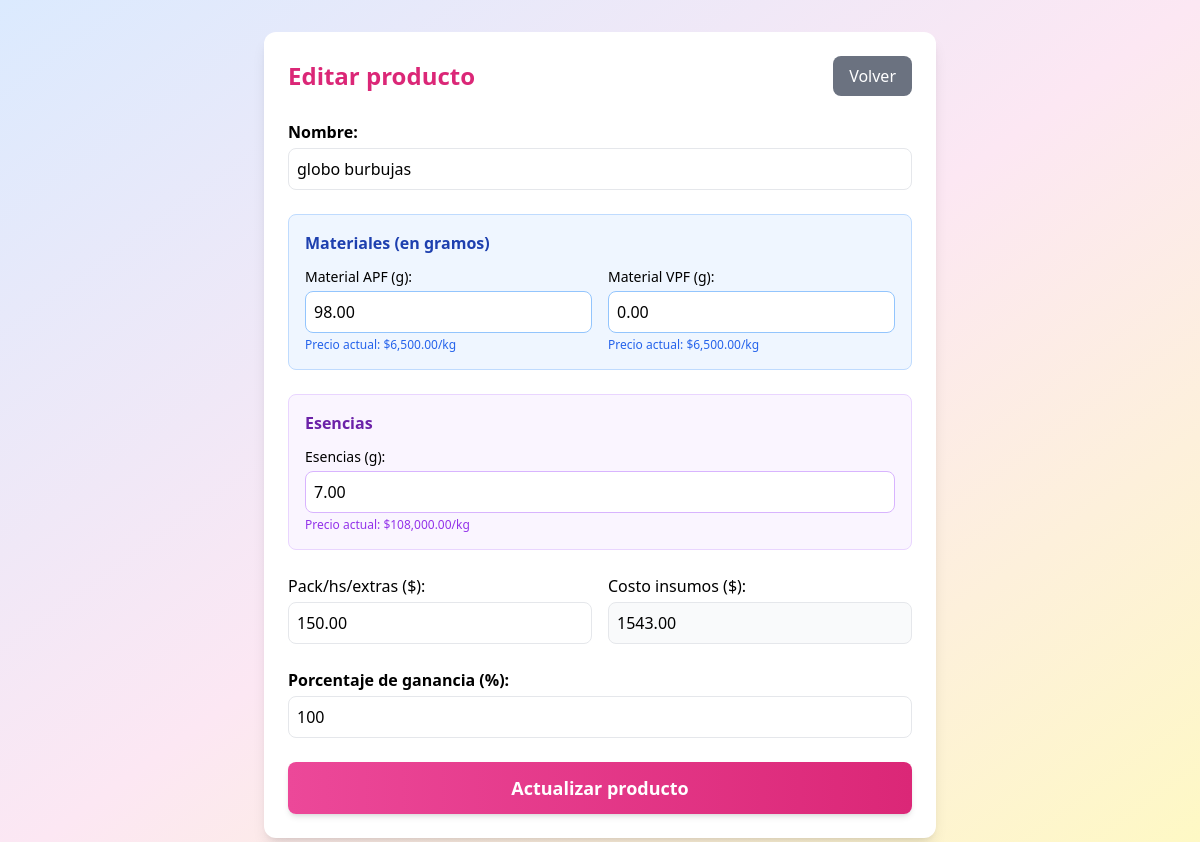
The app's page /editar_producto.php?id=60 with its own data.
### tables this page shows
CREATE TABLE `productos` (
  `id` int(11) NOT NULL,
  `tipo` enum('vela','difusor') NOT NULL,
  `nombre` varchar(100) NOT NULL,
  `material_g` decimal(10,2) NOT NULL,
  `material_apf_g` decimal(10,2) DEFAULT 0.00,
  `material_vpf_g` decimal(10,2) DEFAULT 0.00,
  `material_precio_kg` decimal(10,2) NOT NULL,
  `esc_g` decimal(10,2) NOT NULL,
  `escencias_precio_kg` decimal(10,2) NOT NULL,
  `costo_insumos` decimal(10,2) NOT NULL,
  `alcohol_ml` decimal(10,2) DEFAULT NULL,
  `alcohol_precio_l` decimal(10,2) DEFAULT NULL,
  `esencia_g` decimal(10,2) DEFAULT NULL,
  `esencia_precio_kg` decimal(10,2) DEFAULT NULL,
  `frascos_precio_unidad` decimal(10,2) DEFAULT NULL,
  `tipo_frasco_id` int(11) DEFAULT NULL,
  `pack_extras` decimal(10,2) NOT NULL,
  `costo_total` decimal(10,2) NOT NULL,
  `ganancia_porcentaje` int(11) NOT NULL DEFAULT 100,
  `precio_venta` decimal(10,2) NOT NULL
);

### editar_producto.php (the view, shortened to what this page needs)
<?php
$conn = new mysqli("localhost", "root", "", "vela");
$precios = [];
$result = $conn->query("SELECT nombre, precio_kg FROM precios_materiales");
while ($row = $result->fetch_assoc()) {
    $precios[$row['nombre']] = $row['precio_kg'];
}
if ($_SERVER['REQUEST_METHOD'] === 'GET') {
    $id = intval($_GET['id']);
    $res = $conn->query("SELECT * FROM productos WHERE id = $id");
    $prod = $res->fetch_assoc();
?>
<!DOCTYPE html>
<html lang="es">
<head>
    <script src="https://cdn.tailwindcss.com"></script>
</head>
<body class="bg-gradient-to-br from-blue-100 via-pink-100 to-yellow-100 min-h-screen py-8">
    <div class="max-w-2xl mx-auto">
        <div class="bg-white rounded-xl shadow-lg p-6">
            <div class="flex items-center justify-between mb-6">
                <h2 class="text-2xl font-bold text-pink-600">Editar producto</h2>
                <a href="index.php" class="bg-gray-500 hover:bg-gray-600 text-white px-4 py-2 rounded-lg">Volver</a>
            </div>
            <form method="POST" class="space-y-6">
                <div>
                    <label class="block mb-1 font-semibold">Nombre:</label>
                    <input type="text" name="nombre" value="<?= htmlspecialchars($prod['nombre']) ?>" class="w-full border border-gray-200 rounded-lg p-2 focus:outline-none focus:ring-2 focus:ring-pink-200" required>
                </div>
                <?php if ($prod['tipo'] === 'vela'): ?>
                    <div class="bg-blue-50 p-4 rounded-lg border border-blue-200">
                        <h3 class="font-semibold text-blue-800 mb-3">Materiales (en gramos)</h3>
                        <div class="grid grid-cols-2 gap-4">
                            <div>
                                <label class="block mb-1 text-sm font-medium">Material APF (g):</label>
                                <input type="number" step="0.01" name="material_apf_g" value="<?= number_format((float)($prod['material_apf_g'] ?? 0), 2, '.', '') ?>" class="w-full border border-blue-300 rounded-lg p-2 vela-campo focus:outline-none focus:ring-2 focus:ring-blue-400">
                                <p class="text-xs text-blue-600 mt-1">Precio actual: $<?= number_format($precios['APF'] ?? 0, 2) ?>/kg</p>
                            </div>
                            <div>
                                <label class="block mb-1 text-sm font-medium">Material VPF (g):</label>
                                <input type="number" step="0.01" name="material_vpf_g" value="<?= number_format((float)($prod['material_vpf_g'] ?? 0), 2, '.', '') ?>" class="w-full border border-blue-300 rounded-lg p-2 vela-campo focus:outline-none focus:ring-2 focus:ring-blue-400">
                                <p class="text-xs text-blue-600 mt-1">Precio actual: $<?= number_format($precios['VPF'] ?? 0, 2) ?>/kg</p>
                            </div>
                        </div>
                    </div>
                    <div class="bg-purple-50 p-4 rounded-lg border border-purple-200">
                        <h3 class="font-semibold text-purple-800 mb-3">Esencias</h3>
                        <div>
                            <label class="block mb-1 text-sm font-medium">Esencias (g):</label>
                            <input type="number" step="0.01" name="esc_g" value="<?= number_format((float)$prod['esc_g'], 2, '.', '') ?>" class="w-full border border-purple-300 rounded-lg p-2 vela-campo focus:outline-none focus:ring-2 focus:ring-purple-400" required>
                            <p class="text-xs text-purple-600 mt-1">Precio actual: $<?= number_format($precios['Esencias'] ?? 0, 2) ?>/kg</p>
                        </div>
                    </div>
                    <div class="grid grid-cols-2 gap-4">
                        <div>
                            <label class="block mb-1 font-medium">Pack/hs/extras ($):</label>
                            <input type="number" step="0.01" name="pack_extras" value="<?= number_format((float)$prod['pack_extras'], 2, '.', '') ?>" class="w-full border border-gray-200 rounded-lg p-2 vela-campo focus:outline-none focus:ring-2 focus:ring-pink-100" required>
                        </div>
                        <div>
                            <label class="block mb-1 font-medium">Costo insumos ($):</label>
                            <input type="number" step="0.01" name="costo_insumos" value="<?= number_format((float)$prod['costo_insumos'], 2, '.', '') ?>" class="w-full border border-gray-200 rounded-lg p-2 bg-gray-50" readonly>
                        </div>
                    </div>
                <?php endif; ?>
                <div>
                    <label class="block mb-1 font-semibold">Porcentaje de ganancia (%):</label>
                    <input type="number" name="ganancia_porcentaje" value="<?= $prod['ganancia_porcentaje'] ?>" class="w-full border border-gray-200 rounded-lg p-2 focus:outline-none focus:ring-2 focus:ring-pink-100" required>
                </div>
                <button type="submit" class="w-full bg-gradient-to-r from-pink-500 to-pink-600 text-white px-6 py-3 rounded-lg hover:from-pink-600 hover:to-pink-700 shadow-md text-lg font-semibold">
                    Actualizar producto
                </button>
            </form>
        </div>
    </div>
</body>
</html>
<?php } ?>

### records on screen
productos: nombre "globo burbujas", material_apf_g "98.00", material_vpf_g "0.00", esc_g "7.00", pack_extras "150.00", costo_insumos "1543.00", ganancia_porcentaje "100"

### other values on screen
$precios['APF'] "6,500.00"
$precios['VPF'] "6,500.00"
$precios['Esencias'] "108,000.00"
